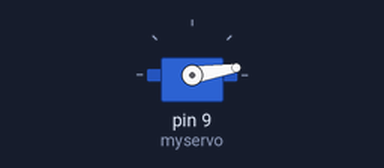
The sketch below on a simulated Arduino Uno, built with avr-gcc and run on an emulated ATmega328P. Parts: servo.

Above: at 0.15 s.
At 9.8 s:
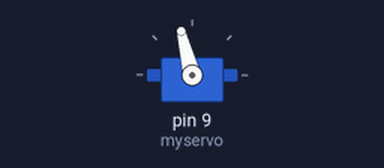
At 19.75 s:
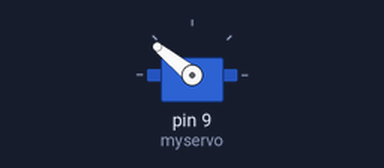
At 39.65 s:
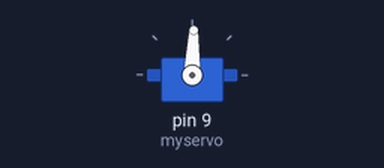
Timing chart, 0 to 40.0 s (numbered marks = the images above):
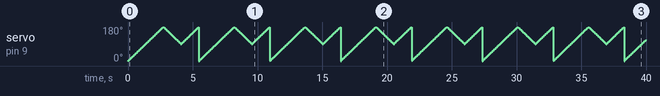

The sketch:

Servo_Motor.ino
```cpp
#include <Servo.h>

Servo myservo;  // create servo object
int pos = 0;    // variable to store the servo position

void setup() {
  myservo.attach(9);  //pin 9 connected for output
}

void loop() {
  for (pos = 0; pos <= 180; pos += 1) {
    myservo.write(pos);
    delay(15);
  }
  for (pos = 180; pos >= 90; pos -= 1)
  {
    myservo.write(pos);
    delay(15);
  }
  for (pos = 90; pos <= 180; pos += 1)
  {
    myservo.write(pos);
    delay(15);
  }
  for (pos = 180; pos <= 0; pos -= 1)
  {
    myservo.write(pos);
    delay(15);
  }
}
```
